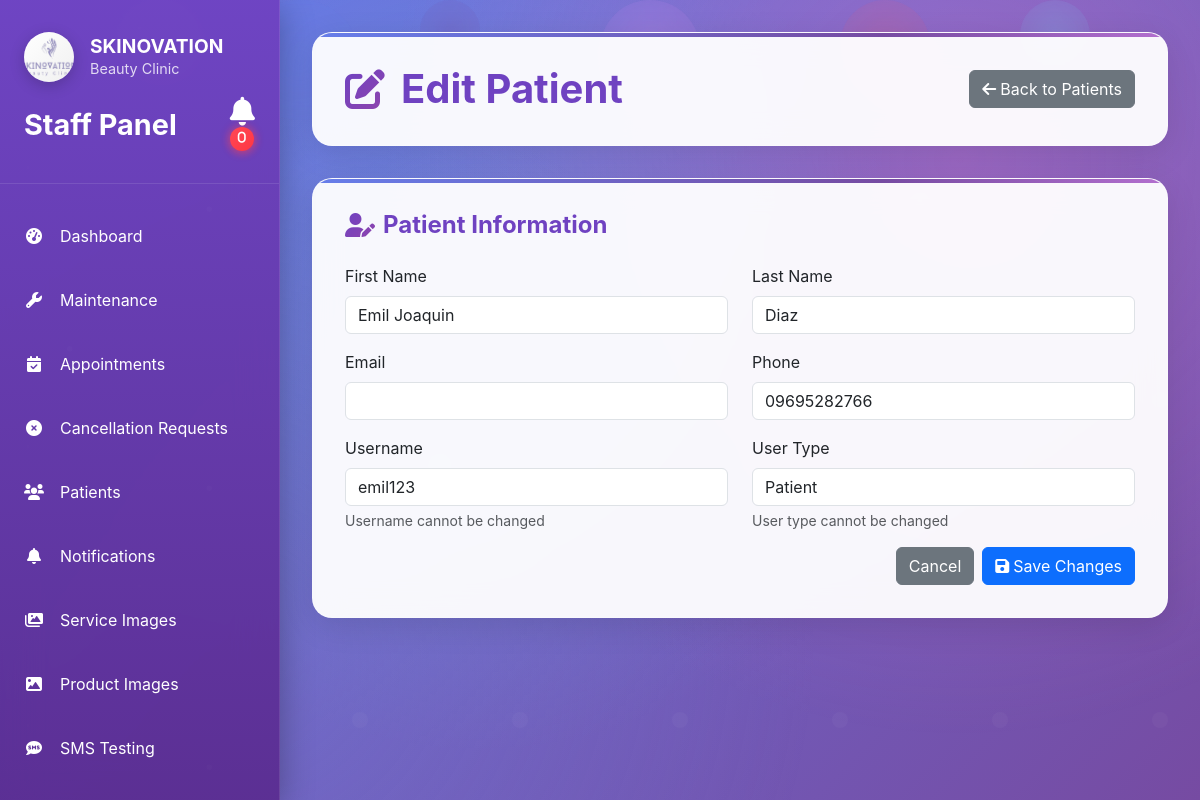
The page /appointments/admin/edit-patient/2/ (signed in) on the database its author committed.
### accounts/models.py (models this page shows, shortened)
class User(AbstractUser):
    USER_TYPE_CHOICES = [
        ('patient', 'Patient'),
        ('admin', 'Admin'),
        ('owner', 'Owner'),
        ('attendant', 'Attendant'),
    ]
    GENDER_CHOICES = [
        ('male', 'Male'),
        ('female', 'Female'),
        ('other', 'Other'),
    ]
    CIVIL_STATUS_CHOICES = [
        ('single', 'Single'),
        ('married', 'Married'),
        ('widowed', 'Widowed'),
        ('divorced', 'Divorced'),
        ('separated', 'Separated'),
    ]
    user_type = models.CharField(max_length=10, choices=USER_TYPE_CHOICES, default='patient')
    phone = models.CharField(
        max_length=20,
        validators=[RegexValidator(
            regex=r'^\+?1?\d{9,15}$',
            message="Phone number must be entered in the format: '+999999999'. Up to 15 digits allowed."
        )],
        blank=True
    )
    middle_name = models.CharField(max_length=255, blank=True, null=True)
    address = models.TextField(blank=True, null=True, help_text="Complete address")
    gender = models.CharField(max_length=10, choices=GENDER_CHOICES, blank=True, null=True)
    civil_status = models.CharField(max_length=10, choices=CIVIL_STATUS_CHOICES, blank=True, null=True)
    birthday = models.DateField(blank=True, null=True)
    occupation = models.CharField(max_length=255, blank=True, null=True)
    profile_picture = models.ImageField(upload_to='profile_pictures/', blank=True, null=True)
    archived = models.BooleanField(default=False)
    created_at = models.DateTimeField(auto_now_add=True)
    updated_at = models.DateTimeField(auto_now=True)
    class Meta:
        db_table = 'users'

### appointments/admin_views.py (the view, shortened to what this page needs)
# urls.py: path('admin/edit-patient/<int:patient_id>/', admin_views.admin_edit_patient, name='admin_edit_patient'),
@login_required
@user_passes_test(is_admin)
def admin_edit_patient(request, patient_id):
    from accounts.models import User
    patient = get_object_or_404(User, id=patient_id)
    context = {
        'patient': patient,
    }
    return render(request, 'appointments/admin_edit_patient.html', context)

### appointments/admin_views.py (called while the page is built)
def is_admin(user):
    return user.is_authenticated and user.user_type == 'admin'

### appointments/context_processors.py (called while the page is built)
def notification_count(request):
    if request.user.is_authenticated:
        if request.user.user_type == 'admin':
            count = Notification.objects.filter(patient__isnull=True).count()
        else:
            count = Notification.objects.filter(patient=request.user, is_read=False).count()
    else:
        count = 0
    return {
        'notification_count': count
    }

### templates/appointments/admin_edit_patient.html (shortened to what this page needs)
{% extends 'appointments/admin_base.html' %}
{% load static %}
{% block content %}
<div class="content-header">
    <div class="d-flex justify-content-between align-items-center">
        <h1 class="page-title">
            <i class="fas fa-edit"></i>
            Edit Patient
        </h1>
        <a href="{% url 'appointments:admin_patients' %}" class="btn btn-secondary">
            <i class="fas fa-arrow-left me-1"></i>Back to Patients
        </a>
    </div>
</div>
<div class="content-card">
    <h3 class="card-title">
        <i class="fas fa-user-edit"></i>
        Patient Information
    </h3>
    <form method="post">
        <div class="row">
            <div class="col-md-6">
                <div class="mb-3">
                    <label for="first_name" class="form-label">First Name</label>
                    <input type="text" class="form-control" id="first_name" name="first_name" value="{{ patient.first_name }}" required>
                </div>
            </div>
            <div class="col-md-6">
                <div class="mb-3">
                    <label for="last_name" class="form-label">Last Name</label>
                    <input type="text" class="form-control" id="last_name" name="last_name" value="{{ patient.last_name }}" required>
                </div>
            </div>
        </div>
        <div class="row">
            <div class="col-md-6">
                <div class="mb-3">
                    <label for="email" class="form-label">Email</label>
                    <input type="email" class="form-control" id="email" name="email" value="{{ patient.email }}" required>
                </div>
            </div>
            <div class="col-md-6">
                <div class="mb-3">
                    <label for="phone" class="form-label">Phone</label>
                    <input type="tel" class="form-control" id="phone" name="phone" value="{{ patient.phone|default:'' }}">
                </div>
            </div>
        </div>
        <div class="row">
            <div class="col-md-6">
                <div class="mb-3">
                    <label for="username" class="form-label">Username</label>
                    <input type="text" class="form-control" id="username" value="{{ patient.username }}" readonly>
                    <div class="form-text">Username cannot be changed</div>
                </div>
            </div>
            <div class="col-md-6">
                <div class="mb-3">
                    <label for="user_type" class="form-label">User Type</label>
                    <input type="text" class="form-control" id="user_type" value="{{ patient.user_type|title }}" readonly>
                    <div class="form-text">User type cannot be changed</div>
                </div>
            </div>
        </div>
        <div class="d-flex justify-content-end gap-2">
            <a href="{% url 'appointments:admin_patients' %}" class="btn btn-secondary">Cancel</a>
            <button type="submit" class="btn btn-primary">
                <i class="fas fa-save me-1"></i>Save Changes
            </button>
        </div>
    </form>
</div>
{% endblock %}

### templates/appointments/admin_base.html (style rules this page uses)
:root { --primary-color: #6f42c1; --secondary-color: #8e44ad; --dark-color: #5a2d91; --light-purple: #f8f9ff; --success-color: #28a745; --warning-color: #ffc107; --danger-color: #dc3545; --info-color: #17a2b8; }
body { font-family: 'Inter', -apple-system, BlinkMacSystemFont, 'Segoe UI', Roboto, sans-serif; background: linear-gradient(135deg, #667eea 0%, #764ba2 100%); background-attachment: fixed; min-height: 100vh; position: relative; }
body::before { content: ''; position: fixed; top: 0; left: 0; width: 100%; height: 100%; background: radial-gradient(circle at 20% 80%, rgba(120, 119, 198, 0.3) 0%, transparent 50%), radial-gradient(circle at 80% 20%, rgba(255, 119, 198, 0.3) 0%, transparent 50%), radial-gradient(circle at 40% 40%, rgba(120, 219, 255, 0.2) 0%, transparent 50%); z-index: -1; }
.content-header { background: rgba(255, 255, 255, 0.95); backdrop-filter: blur(15px); border-radius: 20px; padding: 2rem; margin-bottom: 2rem; box-shadow: 0 8px 32px rgba(0, 0, 0, 0.1); border: 1px solid rgba(255, 255, 255, 0.2); position: relative; overflow: hidden; }
.content-header::before { content: ''; position: absolute; top: 0; left: 0; right: 0; height: 4px; background: linear-gradient(90deg, #667eea, #764ba2, #f093fb, #f5576c); background-size: 200% 100%; animation: gradientShift 3s ease infinite; }
.page-title { color: var(--primary-color); font-size: 2.5rem; font-weight: bold; margin: 0; display: flex; align-items: center; position: relative; z-index: 1; }
.page-title i { margin-right: 1rem; background: linear-gradient(135deg, var(--primary-color), var(--secondary-color)); -webkit-background-clip: text; -webkit-text-fill-color: transparent; background-clip: text; }
.content-card { background: rgba(255, 255, 255, 0.95); backdrop-filter: blur(15px); border-radius: 20px; padding: 2rem; box-shadow: 0 8px 32px rgba(0, 0, 0, 0.1); margin-bottom: 2rem; border: 1px solid rgba(255, 255, 255, 0.2); position: relative; overflow: hidden; }
.content-card::before { content: ''; position: absolute; top: 0; left: 0; right: 0; height: 4px; background: linear-gradient(90deg, #667eea, #764ba2, #f093fb, #f5576c); background-size: 200% 100%; animation: gradientShift 3s ease infinite; }
.card-title { color: var(--primary-color); font-size: 1.5rem; font-weight: bold; margin-bottom: 1.5rem; display: flex; align-items: center; position: relative; z-index: 1; }
.card-title i { margin-right: 0.5rem; background: linear-gradient(135deg, var(--primary-color), var(--secondary-color)); -webkit-background-clip: text; -webkit-text-fill-color: transparent; background-clip: text; }

### rows shown on the page
User: first_name "Emil Joaquin", last_name "Diaz", phone "09695282766", username "emil123", user_type "Patient"
